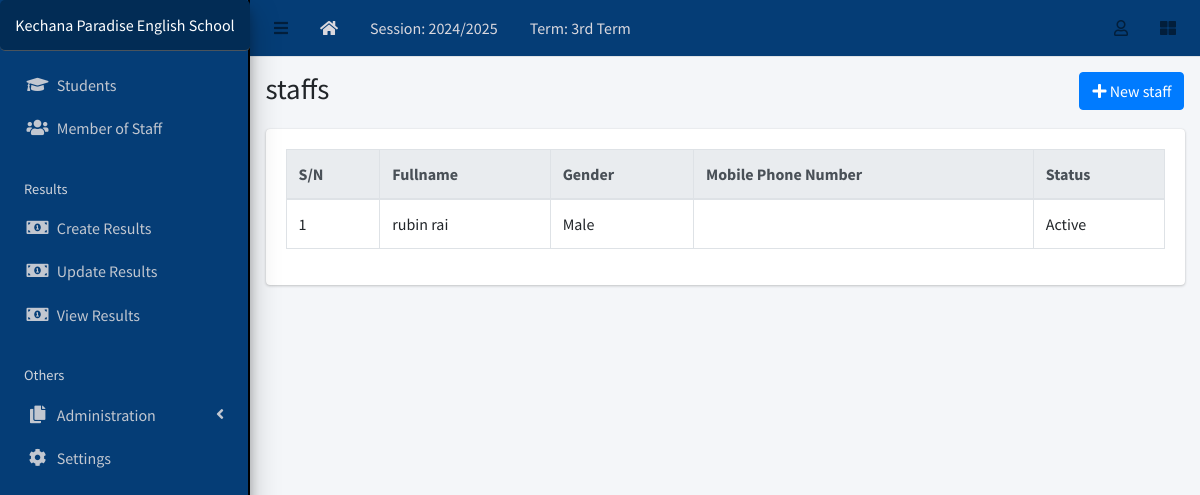
/staff/list/, run on the app's committed database.
### apps/corecode/models.py (models this page shows, shortened)
class AcademicSession(models.Model):
    name = models.CharField(max_length=200, unique=True)
    current = models.BooleanField(default=True)
    class Meta:
        ordering = ["-name"]

class AcademicTerm(models.Model):
    name = models.CharField(max_length=20, unique=True)
    current = models.BooleanField(default=True)
    class Meta:
        ordering = ["name"]

class SiteConfig(models.Model):
    key = models.SlugField()
    value = models.CharField(max_length=200)

### apps/staffs/models.py (models this page shows, shortened)
class Staff(models.Model):
    STATUS = [("active", "Active"), ("inactive", "Inactive")]
    GENDER = [("male", "Male"), ("female", "Female")]
    current_status = models.CharField(max_length=10, choices=STATUS, default="active")
    surname = models.CharField(max_length=200)
    firstname = models.CharField(max_length=200)
    other_name = models.CharField(max_length=200, blank=True)
    gender = models.CharField(max_length=10, choices=GENDER, default="male")
    date_of_birth = models.DateField(default=timezone.now)
    date_of_admission = models.DateField(default=timezone.now)
    mobile_num_regex = RegexValidator(
        regex="^[0-9]{10,15}$", message="Entered mobile number isn't in a right format!"
    )
    mobile_number = models.CharField(
        validators=[mobile_num_regex], max_length=13, blank=True
    )
    address = models.TextField(blank=True)
    others = models.TextField(blank=True)
    class Meta:
        ordering = ["firstname", "other_name" ,"surname",]

### apps/staffs/views.py (the view)
# urls.py: path("list/", StaffListView.as_view(), name="staff-list"),
class StaffListView(ListView):
    model = Staff

### apps/corecode/context_processors.py (called while the page is built)
def site_defaults(request):
    current_session = AcademicSession.objects.get(current=True)
    current_term = AcademicTerm.objects.get(current=True)
    vals = SiteConfig.objects.all()
    contexts = {
        "current_session": current_session.name,
        "current_term": current_term.name,
    }
    for val in vals:
        contexts[val.key] = val.value
    return contexts

### apps/staffs/templates/staffs/staff_list.html (shortened to what this page needs)
{% extends 'base.html' %}
{% block title %}staffs{% endblock title %}
{% block breadcrumb %}
<a class="btn btn-primary" href="{% url 'staff-create' %}"><i
    class="fas fa-plus"></i> New staff</a>
{% endblock breadcrumb %}
{% block content %}
  <table id="stafftable" class="table table-bordered table-hover">
    <thead class="thead-light">
      <tr>
        <th>S/N</th>
        <th>Fullname</th>
        <th>Gender</th>
        <th>Mobile Phone Number</th>
        <th>Status</th>
      </tr>
    </thead>
    <tbody>
      {% for staff in object_list %}
        <tr class='clickable-row' data-href="{% url 'staff-detail' staff.id %}">
          <td>{{ forloop.counter}}</td>
          <td> {{staff.firstname }} {{staff.other_name }} {{ staff.surname}}</td>
          <td>{{ staff.get_gender_display}}</td>
          <td>{{ staff.parent_mobile_number}}</td>
          <td>{{ staff.get_current_status_display}}</td>
        </tr>
      {% endfor %}
    </tbody>
  </table>
{% endblock content %}

### templates/base.html (shortened to what this page needs)
{% load static %}
<!DOCTYPE html>
<html lang="en">
<head>
  <link rel="stylesheet" href="{% static 'plugins/fontawesome-free/css/all.min.css' %}">
  <link rel="stylesheet" href="{% static 'plugins/toastr/toastr.min.css' %}">
  <link rel="stylesheet"
    href="{% static 'plugins/overlayScrollbars/css/OverlayScrollbars.min.css' %}">
  <link rel="stylesheet" href="{% static 'plugins/Datatables/datatables.min.css' %}" />
  <link rel="stylesheet" href="{% static 'dist/css/adminlte.min.css' %}">
<link rel="stylesheet" href="https://cdn.datatables.net/buttons/2.2.3/css/buttons.dataTables.min.css" />
</head>
<body
  class="hold-transition sidebar-mini layout-fixed layout-navbar-fixed layout-footer-fixed">
  <div class="wrapper">
    <nav class="main-header navbar navbar-expand navbar-white navbar-light">
      <ul class="navbar-nav">
        <li class="nav-item">
          <a class="nav-link" data-widget="pushmenu" href="#" role="button"><i
              class="fas fa-bars"></i></a>
        </li>
        <li class="nav-item d-none d-sm-inline-block">
          <a href="{% url 'home' %} " class="nav-link" style="color: rgb(218, 216, 222);"><i class="fa fa-home"></i></a>
        </li>
        <li class="nav-item d-none d-sm-inline-block">
          <a href="{% url 'current-session' %}" class="nav-link" style="color: rgb(218, 216, 222);">Session: {{ current_session }}</a>
        </li>
        <li class="nav-item d-none d-sm-inline-block">
          <a href="{% url 'current-session' %}" class="nav-link" style="color: rgb(218, 216, 222);">Term: {{ current_term }}</a>
        </li>
      </ul>
      <ul class="navbar-nav ml-auto" style="color: rgb(218, 216, 222);">
        <li class="nav-item dropdown">
          <a class="nav-link" data-toggle="dropdown" href="#">
            <i class="far fa-user"></i>
          </a>
        </li>
        <li class="nav-item">
          <a class="nav-link" data-widget="control-sidebar" data-slide="true"
            href="#" role="button"><i class="fas fa-th-large"></i></a>
        </li>
      </ul>
    </nav>
    <aside class="main-sidebar sidebar-dark-primary elevation-4" >
      <a href="{% url 'home' %}" class="brand-link" style="background-color:rgb(2, 44, 85); color: white; padding: 13px; text-align: center; border-radius: 5px; font-size: 16px;">
        {{ school_name | default:"MySchool" }}
      </a>
      <div class="sidebar">
        <nav class="mt-2">
          <ul class="nav nav-pills nav-sidebar flex-column"
            data-widget="treeview" role="menu" data-accordion="false">
            <li class="nav-item">
              <a href="{% url 'student-list' %}" class="nav-link">
                <i class="nav-icon fas fa-graduation-cap"></i>
                <p>
                  Students
                </p>
              </a>
            </li>
            <li class="nav-item">
              <a href="{% url 'staff-list' %}" class="nav-link">
                <i class="nav-icon fas fa-users"></i>
                <p>
                  Member of Staff
                </p>
              </a>
            </li>
            <li class="nav-header">Results</li>
            <li class="nav-item">
              <a href="{% url 'create-result' %}" class="nav-link">
                <i class="nav-icon fas fa-money-bill-alt"></i>
                <p>
                  Create Results
                </p>
              </a>
            </li>
            <li class="nav-item">
              <a href="{% url 'edit-results' %}" class="nav-link">
                <i class="nav-icon fas fa-money-bill-alt"></i>
                <p>
                  Update Results
                </p>
              </a>
            </li>
            <li class="nav-item">
              <a href="{% url 'view-results' %}" class="nav-link">
                <i class="nav-icon fas fa-money-bill-alt"></i>
                <p>
                  View Results
                </p>
              </a>
            </li>
            <li class="nav-header">Others</li>
            <li class="nav-item has-treeview">
              <a href="#" class="nav-link">
                <i class="nav-icon fas fa-copy"></i>
                <p>
                  Administration
                  <i class="fas fa-angle-left right"></i>
                </p>
              </a>
            </li>
            <li class="nav-item">
              <a href="{% url 'configs' %}" class="nav-link">
                <i class="nav-icon fas fa-cog"></i>
                <p>
                  Settings
                </p>
              </a>
            </li>
          </ul>
        </nav>
      </div>
    </aside>
    <div class="content-wrapper">
      <section class="content-header">
        <div class="container-fluid">
          <div class="row mb-1">
            <div class="col-sm-8">
              <h1>{% block title %}{% endblock title %}</h1>
            </div>
            <div class="col-sm-4">
              <ol class="breadcrumb float-sm-right">
                <li class="breadcrumb-item">{% block breadcrumb %}{% endblock breadcrumb %}</li>
              </ol>
            </div>
          </div>
        </div>
      </section>
      <section class="content">
        <div class="container-fluid">
          <div class="row">
            <div class="col-md-12">
              {% block fullcard %}
              <div class="card">
                <div class="card-body">
                  <div class="row">
                    <div class="col">
                      {% block content %}
                      {% endblock content %}
                    </div>
                  </div>
                </div>
              </div>
              {% endblock fullcard %}
            </div>
          </div>
        </div>
      </section>
    </div>
  </div>
</body>
</html>

### templates/base.html (style rules this page uses)
.main-sidebar { background-color:rgb(5, 61, 118); border-right: 2px solid black; }
.main-header { background-color:rgb(5, 61, 118); color: rgb(218, 216, 222); }

### data on the page
AcademicSession: name "2024/2025"
AcademicTerm: name "3rd Term"
SiteConfig: value "Kechana Paradise English School"
Staff: firstname "rubin", surname "rai", gender "Male", current_status "Active"
